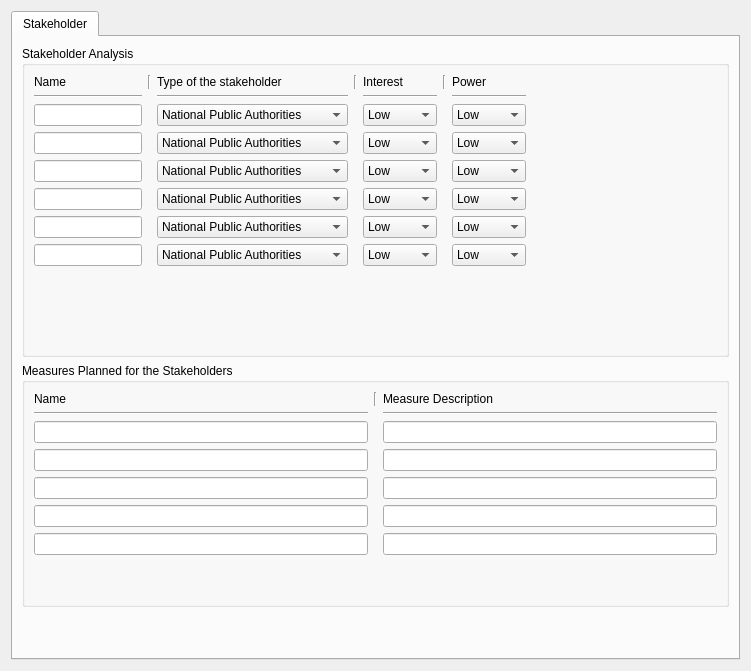
        <widget class="QWidget" name="tab_23">
         <attribute name="title">
          <string>Stakeholder Analysis</string>
         </attribute>
         <layout class="QGridLayout" name="gridLayout_40">
          <item row="0" column="0">
           <widget class="QTabWidget" name="tabWidget_8">
            <property name="currentIndex">
             <number>0</number>
            </property>
            <widget class="QWidget" name="tab_26">
             <attribute name="title">
              <string>Stakeholder</string>
             </attribute>
             <layout class="QGridLayout" name="gridLayout_37">
              <item row="0" column="0">
               <widget class="QGroupBox" name="groupBox_11">
                <property name="title">
                 <string>Stakeholder Analysis</string>
                </property>
                <layout class="QGridLayout" name="gridLayout_38">
                 <item row="5" column="6">
                  <widget class="QComboBox" name="comboBox_47">
                   <item>
                    <property name="text">
                     <string>Low</string>
                    </property>
                   </item>
                   <item>
                    <property name="text">
                     <string>Medium</string>
                    </property>
                   </item>
                   <item>
                    <property name="text">
                     <string>High</string>
                    </property>
                   </item>
                  </widget>
                 </item>
                 <item row="6" column="2">
                  <widget class="QComboBox" name="comboBox_48">
                   <item>
                    <property name="text">
                     <string>National Public Authorities</string>
                    </property>
                   </item>
                   <item>
                    <property name="text">
                     <string>Regional Public Authorities</string>
                    </property>
                   </item>
                   <item>
                    <property name="text">
                     <string>Local Public Authority</string>
                    </property>
                   </item>
                   <item>
                    <property name="text">
                     <string>Sectoral Agency</string>
                    </property>
                   </item>
                   <item>
                    <property name="text">
                     <string>Interest Gruops inc. NGO's</string>
                    </property>
                   </item>
                   <item>
                    <property name="text">
                     <string>Higher Education &amp; Research</string>
                    </property>
                   </item>
                   <item>
                    <property name="text">
                     <string>International Organization</string>
                    </property>
                   </item>
                   <item>
                    <property name="text">
                     <string>General Public</string>
                    </property>
                   </item>
                  </widget>
                 </item>
                 <item row="1" column="2">
                  <widget class="Line" name="line_61">
                   <property name="orientation">
                    <enum>Qt::Horizontal</enum>
                   </property>
                  </widget>
                 </item>
                 <item row="0" column="4">
                  <widget class="QLabel" name="label_186">
                   <property name="text">
                    <string>Interest</string>
                   </property>
                  </widget>
                 </item>
                 <item row="7" column="2">
                  <widget class="QComboBox" name="comboBox_55">
                   <item>
                    <property name="text">
                     <string>National Public Authorities</string>
                    </property>
                   </item>
                   <item>
                    <property name="text">
                     <string>Regional Public Authorities</string>
                    </property>
                   </item>
                   <item>
                    <property name="text">
                     <string>Local Public Authority</string>
                    </property>
                   </item>
                   <item>
                    <property name="text">
                     <string>Sectoral Agency</string>
                    </property>
                   </item>
                   <item>
                    <property name="text">
                     <string>Interest Gruops inc. NGO's</string>
                    </property>
                   </item>
                   <item>
                    <property name="text">
                     <string>Higher Education &amp; Research</string>
                    </property>
                   </item>
                   <item>
                    <property name="text">
                     <string>International Organization</string>
                    </property>
                   </item>
                   <item>
                    <property name="text">
                     <string>General Public</string>
                    </property>
                   </item>
                  </widget>
                 </item>
                 <item row="7" column="4">
                  <widget class="QComboBox" name="comboBox_56">
                   <item>
                    <property name="text">
                     <string>Low</string>
                    </property>
                   </item>
                   <item>
                    <property name="text">
                     <string>Medium</string>
                    </property>
                   </item>
                   <item>
                    <property name="text">
                     <string>High</string>
                    </property>
                   </item>
                  </widget>
                 </item>
                 <item row="7" column="0">
                  <widget class="QLineEdit" name="lineEdit_228"/>
                 </item>
                 <item row="6" column="6">
                  <widget class="QComboBox" name="comboBox_57">
                   <item>
                    <property name="text">
                     <string>Low</string>
                    </property>
                   </item>
                   <item>
                    <property name="text">
                     <string>Medium</string>
                    </property>
                   </item>
                   <item>
                    <property name="text">
                     <string>High</string>
                    </property>
                   </item>
                  </widget>
                 </item>
                 <item row="3" column="4">
                  <widget class="QComboBox" name="comboBox_58">
                   <item>
                    <property name="text">
                     <string>Low</string>
                    </property>
                   </item>
                   <item>
                    <property name="text">
                     <string>Medium</string>
                    </property>
                   </item>
                   <item>
                    <property name="text">
                     <string>High</string>
                    </property>
                   </item>
                  </widget>
                 </item>
                 <item row="3" column="0">
                  <widget class="QLineEdit" name="lineEdit_229"/>
                 </item>
                 <item row="0" column="1">
                  <widget class="Line" name="line_62">
                   <property name="orientation">
                    <enum>Qt::Vertical</enum>
                   </property>
                  </widget>
                 </item>
                 <item row="8" column="4">
                  <spacer name="verticalSpacer_19">
                   <property name="orientation">
                    <enum>Qt::Vertical</enum>
                   </property>
                   <property name="sizeHint" stdset="0">
                    <size>
                     <width>20</width>
                     <height>79</height>
                    </size>
                   </property>
                  </spacer>
                 </item>
                 <item row="6" column="4">
                  <widget class="QComboBox" name="comboBox_59">
                   <item>
                    <property name="text">
                     <string>Low</string>
                    </property>
                   </item>
                   <item>
                    <property name="text">
                     <string>Medium</string>
                    </property>
                   </item>
                   <item>
                    <property name="text">
                     <string>High</string>
                    </property>
                   </item>
                  </widget>
                 </item>
                 <item row="5" column="0">
                  <widget class="QLineEdit" name="lineEdit_230"/>
                 </item>
                 <item row="0" column="3">
                  <widget class="Line" name="line_63">
                   <property name="orientation">
                    <enum>Qt::Vertical</enum>
                   </property>
                  </widget>
                 </item>
                 <item row="4" column="4">
                  <widget class="QComboBox" name="comboBox_60">
                   <item>
                    <property name="text">
                     <string>Low</string>
                    </property>
                   </item>
                   <item>
                    <property name="text">
                     <string>Medium</string>
                    </property>
                   </item>
                   <item>
                    <property name="text">
                     <string>High</string>
                    </property>
                   </item>
                  </widget>
                 </item>
                 <item row="1" column="4">
                  <widget class="Line" name="line_64">
                   <property name="orientation">
                    <enum>Qt::Horizontal</enum>
                   </property>
                  </widget>
                 </item>
                 <item row="4" column="0">
                  <widget class="QLineEdit" name="lineEdit_231"/>
                 </item>
                 <item row="5" column="2">
                  <widget class="QComboBox" name="comboBox_61">
                   <item>
                    <property name="text">
                     <string>National Public Authorities</string>
                    </property>
                   </item>
                   <item>
                    <property name="text">
                     <string>Regional Public Authorities</string>
                    </property>
                   </item>
                   <item>
                    <property name="text">
                     <string>Local Public Authority</string>
                    </property>
                   </item>
                   <item>
                    <property name="text">
                     <string>Sectoral Agency</string>
                    </property>
                   </item>
                   <item>
                    <property name="text">
                     <string>Interest Gruops inc. NGO's</string>
                    </property>
                   </item>
                   <item>
                    <property name="text">
                     <string>Higher Education &amp; Research</string>
                    </property>
                   </item>
                   <item>
                    <property name="text">
                     <string>International Organization</string>
                    </property>
                   </item>
                   <item>
                    <property name="text">
                     <string>General Public</string>
                    </property>
                   </item>
                  </widget>
                 </item>
                 <item row="4" column="6">
                  <widget class="QComboBox" name="comboBox_62">
                   <item>
                    <property name="text">
                     <string>Low</string>
                    </property>
                   </item>
                   <item>
                    <property name="text">
                     <string>Medium</string>
                    </property>
                   </item>
                   <item>
                    <property name="text">
                     <string>High</string>
                    </property>
                   </item>
                  </widget>
                 </item>
                 <item row="4" column="2">
                  <widget class="QComboBox" name="comboBox_63">
                   <item>
                    <property name="text">
                     <string>National Public Authorities</string>
                    </property>
                   </item>
                   <item>
                    <property name="text">
                     <string>Regional Public Authorities</string>
                    </property>
                   </item>
                   <item>
                    <property name="text">
                     <string>Local Public Authority</string>
                    </property>
                   </item>
                   <item>
                    <property name="text">
                     <string>Sectoral Agency</string>
                    </property>
                   </item>
                   <item>
                    <property name="text">
                     <string>Interest Gruops inc. NGO's</string>
                    </property>
                   </item>
                   <item>
                    <property name="text">
                     <string>Higher Education &amp; Research</string>
                    </property>
                   </item>
                   <item>
                    <property name="text">
                     <string>International Organization</string>
                    </property>
                   </item>
                   <item>
                    <property name="text">
                     <string>General Public</string>
                    </property>
                   </item>
                  </widget>
                 </item>
                 <item row="2" column="2">
                  <widget class="QComboBox" name="comboBox_64">
                   <item>
                    <property name="text">
                     <string>National Public Authorities</string>
                    </property>
                   </item>
                   <item>
                    <property name="text">
                     <string>Regional Public Authorities</string>
                    </property>
                   </item>
                   <item>
                    <property name="text">
                     <string>Local Public Authority</string>
                    </property>
                   </item>
                   <item>
                    <property name="text">
                     <string>Sectoral Agency</string>
                    </property>
                   </item>
                   <item>
                    <property name="text">
                     <string>Interest Gruops inc. NGO's</string>
                    </property>
                   </item>
                   <item>
                    <property name="text">
                     <string>Higher Education &amp; Research</string>
                    </property>
                   </item>
                   <item>
                    <property name="text">
                     <string>International Organization</string>
                    </property>
                   </item>
                   <item>
                    <property name="text">
                     <string>General Public</string>
                    </property>
                   </item>
                  </widget>
                 </item>
                 <item row="3" column="2">
                  <widget class="QComboBox" name="comboBox_65">
                   <item>
                    <property name="text">
                     <string>National Public Authorities</string>
                    </property>
                   </item>
                   <item>
                    <property name="text">
                     <string>Regional Public Authorities</string>
                    </property>
                   </item>
                   <item>
                    <property name="text">
                     <string>Local Public Authority</string>
                    </property>
                   </item>
                   <item>
                    <property name="text">
                     <string>Sectoral Agency</string>
                    </property>
                   </item>
                   <item>
                    <property name="text">
                     <string>Interest Gruops inc. NGO's</string>
                    </property>
                   </item>
                   <item>
                    <property name="text">
                     <string>Higher Education &amp; Research</string>
                    </property>
                   </item>
                   <item>
                    <property name="text">
                     <string>International Organization</string>
                    </property>
                   </item>
                   <item>
                    <property name="text">
                     <string>General Public</string>
                    </property>
                   </item>
                  </widget>
                 </item>
                 <item row="1" column="6">
                  <widget class="Line" name="line_65">
                   <property name="orientation">
                    <enum>Qt::Horizontal</enum>
                   </property>
                  </widget>
                 </item>
                 <item row="0" column="0">
                  <widget class="QLabel" name="label_187">
                   <property name="text">
                    <string>Name</string>
                   </property>
                  </widget>
                 </item>
                 <item row="0" column="6">
                  <widget class="QLabel" name="label_191">
                   <property name="text">
                    <string>Power</string>
                   </property>
                  </widget>
                 </item>
                 <item row="1" column="0">
                  <widget class="Line" name="line_66">
                   <property name="orientation">
                    <enum>Qt::Horizontal</enum>
                   </property>
                  </widget>
                 </item>
                 <item row="3" column="6">
                  <widget class="QComboBox" name="comboBox_66">
                   <item>
                    <property name="text">
                     <string>Low</string>
                    </property>
                   </item>
                   <item>
                    <property name="text">
                     <string>Medium</string>
                    </property>
                   </item>
                   <item>
                    <property name="text">
                     <string>High</string>
                    </property>
                   </item>
                  </widget>
                 </item>
                 <item row="2" column="0">
                  <widget class="QLineEdit" name="lineEdit_232"/>
                 </item>
                 <item row="7" column="6">
                  <widget class="QComboBox" name="comboBox_67">
                   <item>
                    <property name="text">
                     <string>Low</string>
                    </property>
                   </item>
                   <item>
                    <property name="text">
                     <string>Medium</string>
                    </property>
                   </item>
                   <item>
                    <property name="text">
                     <string>High</string>
                    </property>
                   </item>
                  </widget>
                 </item>
                 <item row="0" column="5">
                  <widget class="Line" name="line_67">
                   <property name="orientation">
                    <enum>Qt::Vertical</enum>
                   </property>
                  </widget>
                 </item>
                 <item row="2" column="6">
                  <widget class="QComboBox" name="comboBox_68">
                   <item>
                    <property name="text">
                     <string>Low</string>
                    </property>
                   </item>
                   <item>
                    <property name="text">
                     <string>Medium</string>
                    </property>
                   </item>
                   <item>
                    <property name="text">
                     <string>High</string>
                    </property>
                   </item>
                  </widget>
                 </item>
                 <item row="0" column="2">
                  <widget class="QLabel" name="label_192">
                   <property name="text">
                    <string>Type of the stakeholder</string>
                   </property>
                  </widget>
                 </item>
                 <item row="6" column="0">
                  <widget class="QLineEdit" name="lineEdit_233"/>
                 </item>
                 <item row="2" column="4">
                  <widget class="QComboBox" name="comboBox_69">
                   <item>
                    <property name="text">
                     <string>Low</string>
                    </property>
                   </item>
                   <item>
                    <property name="text">
                     <string>Medium</string>
                    </property>
                   </item>
                   <item>
                    <property name="text">
                     <string>High</string>
                    </property>
                   </item>
                  </widget>
                 </item>
                 <item row="5" column="4">
                  <widget class="QComboBox" name="comboBox_70">
                   <item>
                    <property name="text">
                     <string>Low</string>
                    </property>
                   </item>
                   <item>
                    <property name="text">
                     <string>Medium</string>
                    </property>
                   </item>
                   <item>
                    <property name="text">
                     <string>High</string>
                    </property>
                   </item>
                  </widget>
                 </item>
                 <item row="4" column="7">
                  <spacer name="horizontalSpacer_10">
                   <property name="orientation">
                    <enum>Qt::Horizontal</enum>
                   </property>
                   <property name="sizeHint" stdset="0">
                    <size>
                     <width>191</width>
                     <height>20</height>
                    </size>
                   </property>
                  </spacer>
                 </item>
                </layout>
               </widget>
              </item>
              <item row="1" column="0">
               <widget class="QGroupBox" name="groupBox_14">
                <property name="title">
                 <string>Measures Planned for the Stakeholders</string>
                </property>
                <layout class="QGridLayout" name="gridLayout_39">
                 <item row="6" column="2">
                  <widget class="QLineEdit" name="lineEdit_234"/>
                 </item>
                 <item row="0" column="2">
                  <widget class="QLabel" name="label_188">
                   <property name="text">
                    <string>Measure Description</string>
                   </property>
                  </widget>
                 </item>
                 <item row="2" column="2">
                  <widget class="QLineEdit" name="lineEdit_235"/>
                 </item>
                 <item row="1" column="2">
                  <widget class="Line" name="line_68">
                   <property name="orientation">
                    <enum>Qt::Horizontal</enum>
                   </property>
                  </widget>
                 </item>
                 <item row="0" column="1">
                  <widget class="Line" name="line_69">
                   <property name="orientation">
                    <enum>Qt::Vertical</enum>
                   </property>
                  </widget>
                 </item>
                 <item row="5" column="0">
                  <widget class="QLineEdit" name="lineEdit_236"/>
                 </item>
                 <item row="0" column="0">
                  <widget class="QLabel" name="label_193">
                   <property name="text">
                    <string>Name</string>
                   </property>
                  </widget>
                 </item>
                 <item row="3" column="0">
                  <widget class="QLineEdit" name="lineEdit_237"/>
                 </item>
                 <item row="2" column="0">
                  <widget class="QLineEdit" name="lineEdit_238"/>
                 </item>
                 <item row="5" column="2">
                  <widget class="QLineEdit" name="lineEdit_239"/>
                 </item>
                 <item row="4" column="0">
                  <widget class="QLineEdit" name="lineEdit_240"/>
                 </item>
                 <item row="3" column="2">
                  <widget class="QLineEdit" name="lineEdit_241"/>
                 </item>
                 <item row="1" column="0">
                  <widget class="Line" name="line_70">
                   <property name="orientation">
                    <enum>Qt::Horizontal</enum>
                   </property>
                  </widget>
                 </item>
                 <item row="6" column="0">
                  <widget class="QLineEdit" name="lineEdit_242"/>
                 </item>
                 <item row="4" column="2">
                  <widget class="QLineEdit" name="lineEdit_243"/>
                 </item>
                 <item row="7" column="0">
                  <spacer name="verticalSpacer_20">
                   <property name="orientation">
                    <enum>Qt::Vertical</enum>
                   </property>
                   <property name="sizeHint" stdset="0">
                    <size>
                     <width>20</width>
                     <height>40</height>
                    </size>
                   </property>
                  </spacer>
                 </item>
                </layout>
               </widget>
              </item>
              <item row="2" column="0">
               <spacer name="verticalSpacer_21">
                <property name="orientation">
                 <enum>Qt::Vertical</enum>
                </property>
                <property name="sizeHint" stdset="0">
                 <size>
                  <width>20</width>
                  <height>40</height>
                 </size>
                </property>
               </spacer>
              </item>
             </layout>
            </widget>
           </widget>
          </item>
         </layout>
        </widget>
